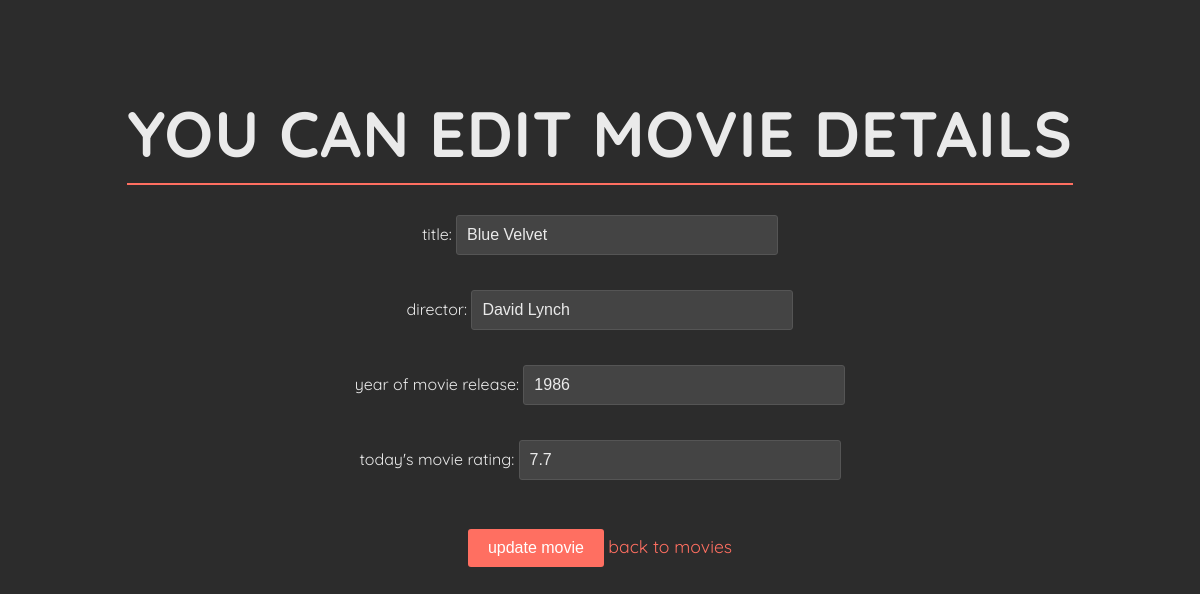
/movies/8/edit, run on the app's committed database.
### data_models.py (models this page shows, shortened)
class Movie(db.Model):
    __tablename__ = 'movies'
    movie_id = db.Column(db.Integer, primary_key=True, autoincrement=True)
    title = db.Column(db.String(250), nullable=False)
    director = db.Column(db.String(200), nullable=False)
    release_year = db.Column(db.Integer, nullable=False)
    movie_rating = db.Column(db.Float, nullable=False)
    users = relationship('User', secondary=user_movies, back_populates='movies')

### app.py (the view, shortened to what this page needs)
@app.route('/movies/<int:movie_id>/edit', methods=['GET', 'POST'])
def update_movie(movie_id):
    movie = data_manager.get_movie_by_id(movie_id)
    if not movie:
        flash('Movie not found. 🪓', 'error')
        return redirect(url_for('list_movies'))
    return render_template('update_movie.html', movie=movie)

### datamanager/sqlite_data_manager.py (called while the page is built)
    def get_movie_by_id(self, movie_id):
        with self.app.app_context():
            return self.db.session.query(Movie).filter_by(movie_id=movie_id).first()

### templates/update_movie.html (shortened to what this page needs)
<!DOCTYPE html>
<html lang="en">
<head>
</head>
<body>
    <h1>you can edit movie details</h1><br>
    <form method="post" action="">
        <label for="title">title:</label>
        <input type="text" id="title" name="title" value="{{ movie.title }}" required><br><br>
        <label for="director">director:</label>
        <input type="text" id="director" name="director" value="{{ movie.director }}" required><br><br>
        <label for="release_year">year of movie release:</label>
        <input type="text" id="release_year" name="release_year" value="{{ movie.release_year }}" required><br><br>
        <label for="movie_rating">today's movie rating:</label>
        <input type="text" id="movie_rating" name="movie_rating" value="{{ movie.movie_rating }}" required><br><br>
        <input type="submit" value="update movie">
         <a href="{{ url_for('list_movies') }}">back to movies</a>
    </form>
</body>
</html>

### templates/update_movie.html (style rules this page uses)
body { background-color: #2C2C2C; font-family: 'Quicksand', sans-serif; color: #EAEAEA; text-align: center; padding: 50px; margin: 0; }
h1 { font-size: 4rem; color: #EAEAEA; margin-bottom: 30px; text-transform: uppercase; letter-spacing: 1px; border-bottom: 2px solid #FF6F61; display: inline-block; padding-bottom: 10px; }
input[type="text"] { width: 100%; max-width: 300px; padding: 10px; margin-bottom: 15px; border: 1px solid #555; border-radius: 3px; background-color: #444; color: #EAEAEA; font-size: 1rem; }
input[type="submit"] { background-color: #FF6F61; border: none; color: #FFFFFF; padding: 10px 20px; font-size: 1rem; cursor: pointer; border-radius: 3px; transition: background-color 0.3s; }
a { color: #FF6F61; text-decoration: none; font-size: 1.1rem; margin-top: 20px; display: inline-block; }

### data on the page
Movie: title "Blue Velvet", director "David Lynch", release_year "1986", movie_rating "7.7"
